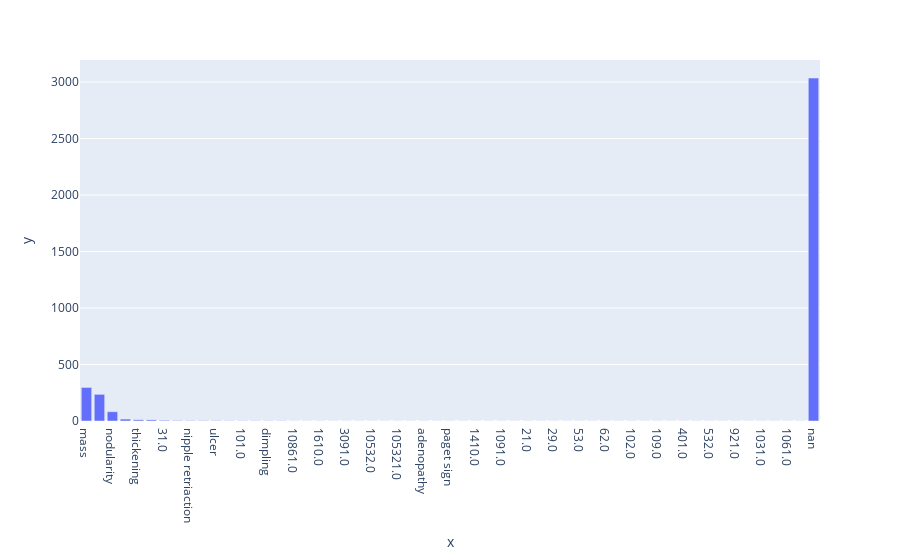

Notebook source saved alongside this figure:
### Code cell
# plot bar chart of Family column (x values, y counts)
stats = df[col_name].value_counts().to_dict()
stats = {str(k): v for k, v in stats.items()}
stats['nan'] = df[col_name].isna().sum()
fig = px.bar(x=list(stats.keys()), y=list(stats.values()))
fig.show()

### Figure 1 — Plotly figure (JSON) as saved in the notebook; plotly's stock layout.template omitted (floating-point values rounded to 4 significant figures)
{"data": [{"alignmentgroup": "True", "hovertemplate": "x=%{x}<br>y=%{y}<extra></extra>", "legendgroup": "", "marker": {"color": "#636efa", "pattern": {"shape": ""}}, "name": "", "offsetgroup": "", "orientation": "v", "showlegend": false, "textposition": "auto", "type": "bar", "x": ["mass", "normal", "nodularity", "91.0", "thickening", "41.0", "31.0", "81.0", "nipple retriaction", "edema", "ulcer", "92.0", "101.0", "19.0", "dimpling", "bulging", "10861.0", "3041.0", "1610.0", "3051.0", "3091.0", "9831.0", "10532.0", "erythema", "105321.0", "1065321.0", "adenopathy", "1096.0", "paget sign", "peod orange", "1410.0", "11.0", "1091.0", "1064.0", "21.0", "23.0", "29.0", "39.0", "53.0", "61.0", "62.0", "94.0", "102.0", "104.0", "109.0", "346.0", "401.0", "431.0", "532.0", "641.0", "921.0", "931.0", "1031.0", "13.0", "1061.0", "1051.0", "nan"], "xaxis": "x", "y": [297, 236, 82, 17, 11, 10, 6, 4, 3, 3, 3, 2, 2, 2, 2, 2, 1, 1, 1, 1, 1, 1, 1, 1, 1, 1, 1, 1, 1, 1, 1, 1, 1, 1, 1, 1, 1, 1, 1, 1, 1, 1, 1, 1, 1, 1, 1, 1, 1, 1, 1, 1, 1, 1, 1, 1, 3035], "yaxis": "y"}], "layout": {"barmode": "relative", "legend": {"tracegroupgap": 0}, "margin": {"t": 60}, "xaxis": {"anchor": "y", "domain": [0, 1], "title": {"text": "x"}}, "yaxis": {"anchor": "x", "domain": [0, 1], "title": {"text": "y"}}}}
